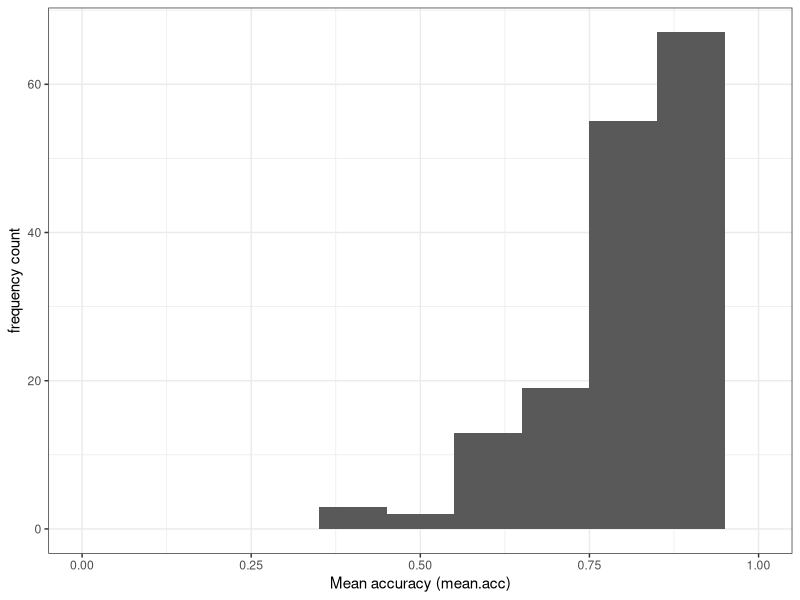
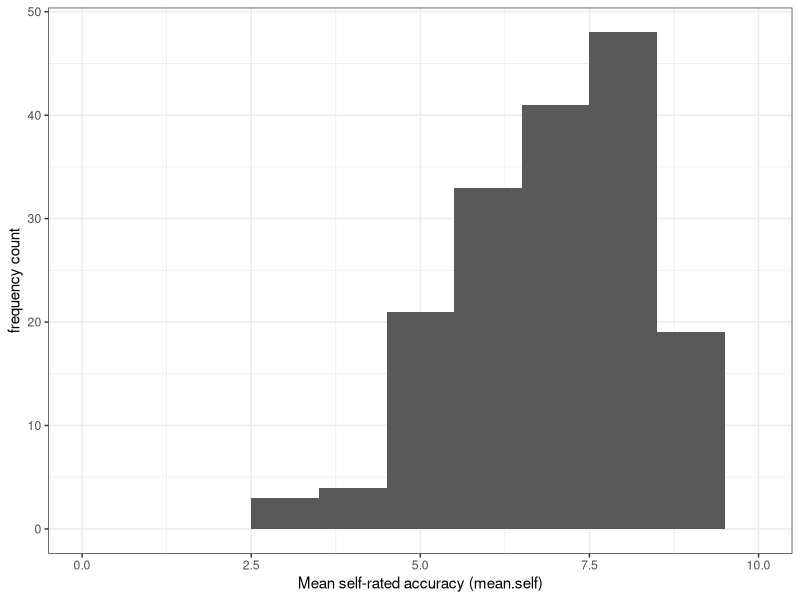
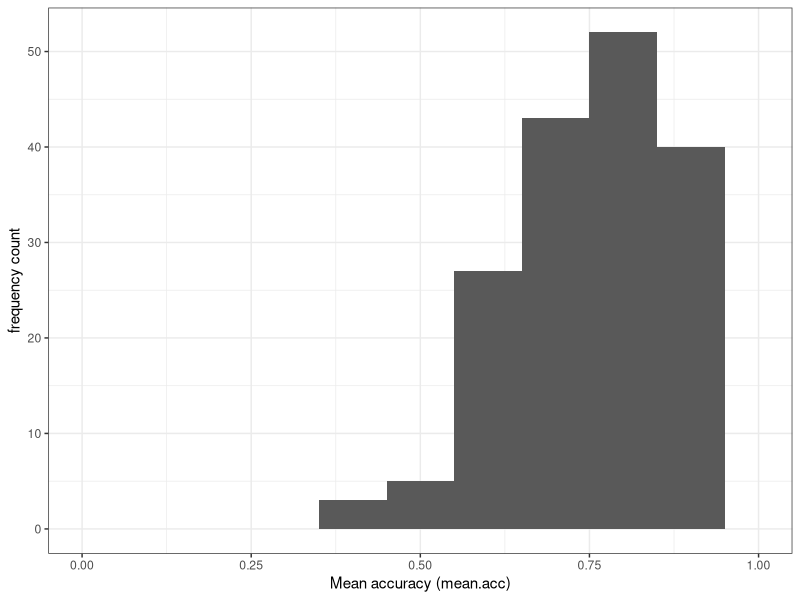
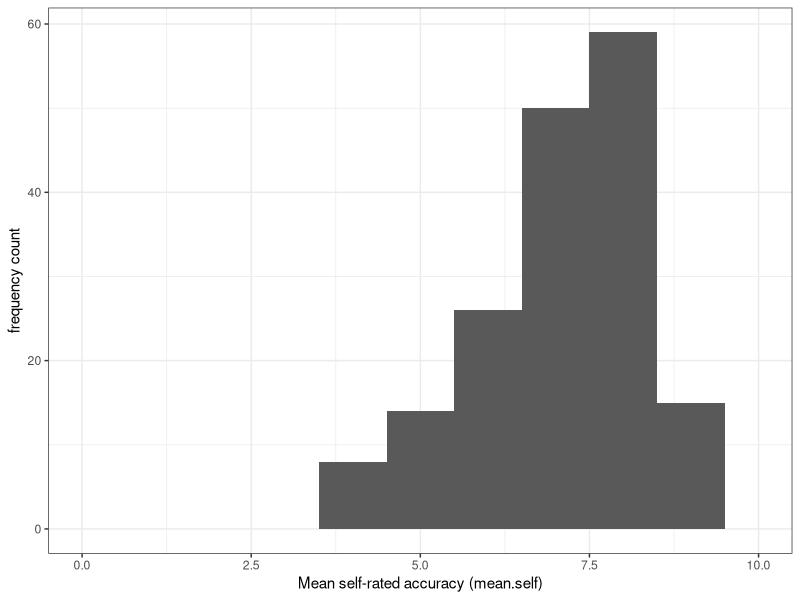
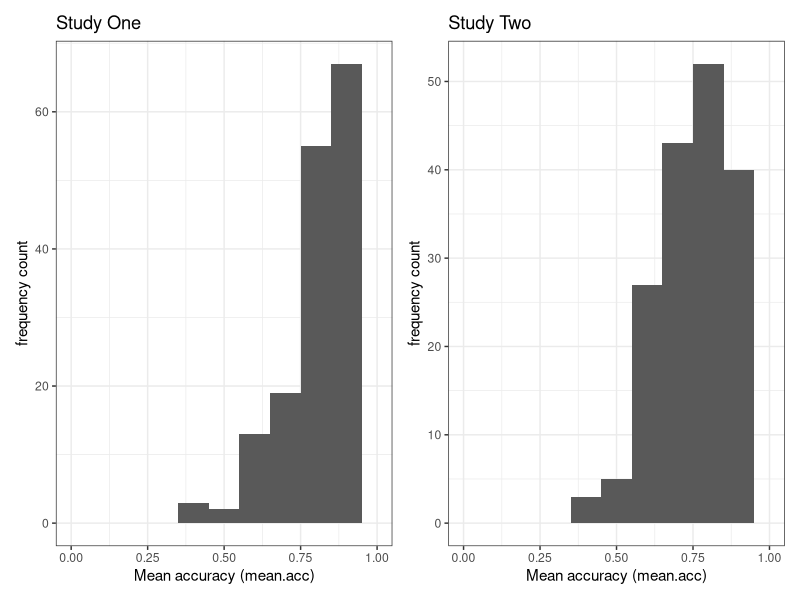
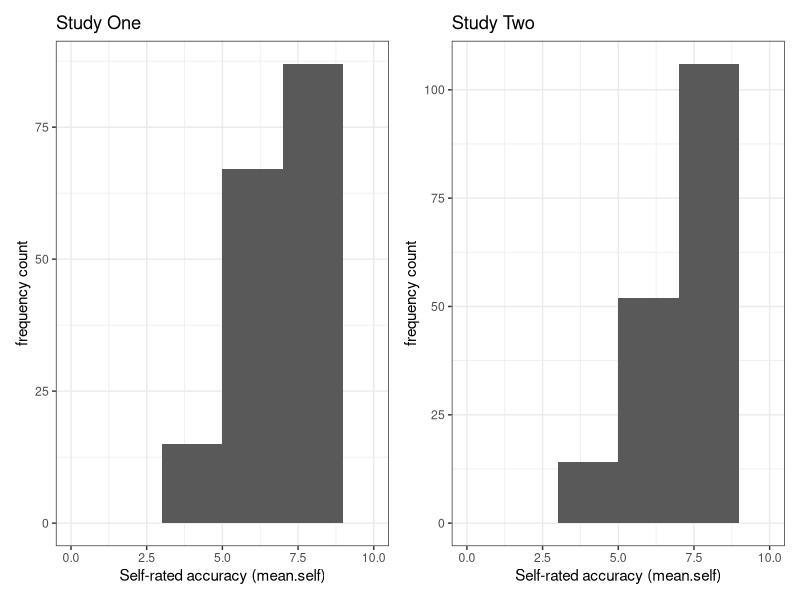
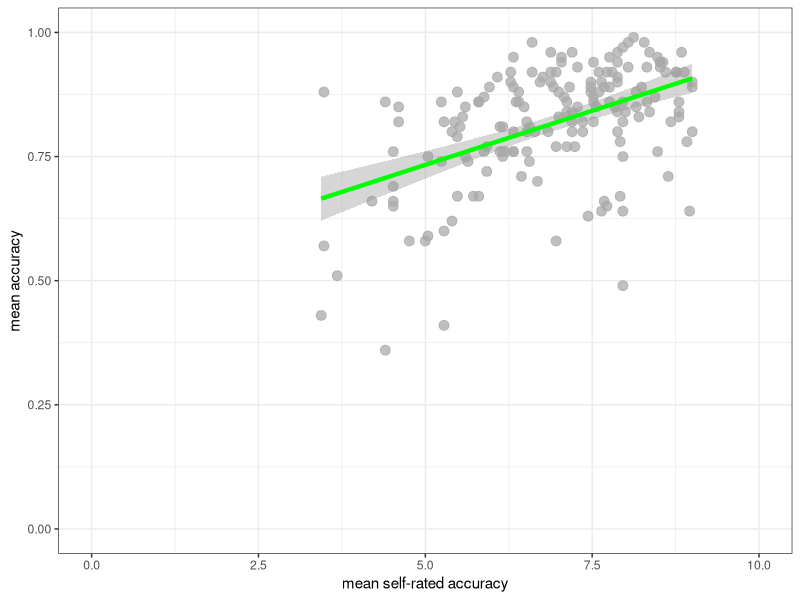
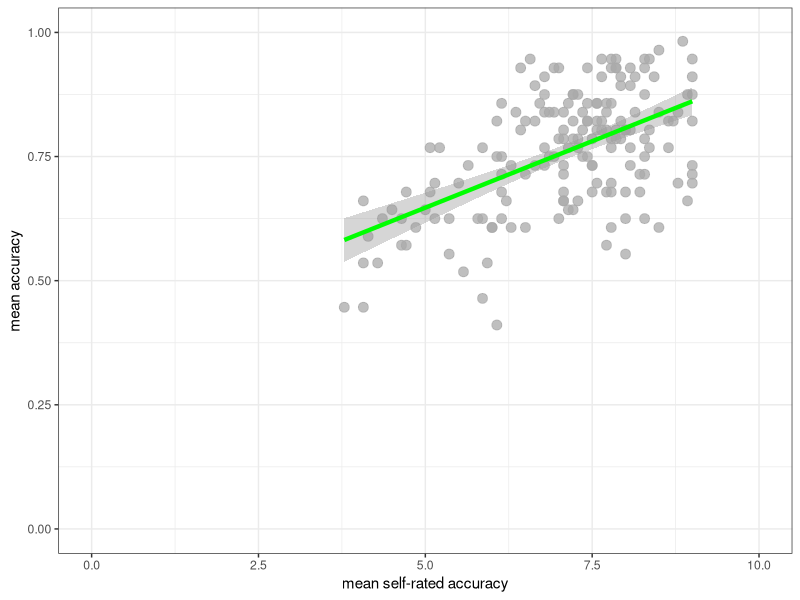

Recreate these plots in R, in order.
## ---- chunk 1
knitr::opts_chunk$set(echo = TRUE)
## ---- chunk 2
rm(list=ls())                            
## ---- chunk 3
library("ggeffects")
library("patchwork")
library("tidyverse")
## ---- chunk 4
study.one.gen <- read_csv("study-one-general-participants.csv")  
study.two.gen <- read_csv("study-two-general-participants.csv")  
## ---- chunk 5
summary(study.one.gen)
summary(study.two.gen)
## ---- chunk 6
ggplot(data = study.one.gen, aes(x = mean.acc)) + 
  geom_histogram(binwidth = .1) +
  theme_bw() +
  labs(x = "Mean accuracy (mean.acc)", y = "frequency count") +
  xlim(0, 1)

ggplot(data = study.one.gen, aes(x = mean.self)) + 
  geom_histogram(binwidth = 1) +
  theme_bw() +
  labs(x = "Mean self-rated accuracy (mean.self)", y = "frequency count") +
  xlim(0,10)

ggplot(data = study.two.gen, aes(x = mean.acc)) + 
  geom_histogram(binwidth = .1) +
  theme_bw() +
  labs(x = "Mean accuracy (mean.acc)", y = "frequency count") +
  xlim(0, 1)

ggplot(data = study.two.gen, aes(x = mean.self)) + 
  geom_histogram(binwidth = 1) +
  theme_bw() +
  labs(x = "Mean self-rated accuracy (mean.self)", y = "frequency count") +
  xlim(0,10)
## ---- chunk 7
plot.one <- ggplot(data = study.one.gen, aes(x = mean.acc)) + 
  geom_histogram(binwidth = .1) +
  theme_bw() +
  labs(x = "Mean accuracy (mean.acc)", y = "frequency count", title = "Study One") +
  xlim(0, 1)

plot.two <- ggplot(data = study.two.gen, aes(x = mean.acc)) + 
  geom_histogram(binwidth = .1) +
  theme_bw() +
  labs(x = "Mean accuracy (mean.acc)", y = "frequency count", title = "Study Two") +
  xlim(0, 1)
## ---- chunk 8
plot.one + plot.two
## ---- chunk 9
plot.one <- ggplot(data = study.one.gen, aes(x = mean.self)) + 
  geom_histogram(binwidth = 2) +
  theme_bw() +
  labs(x = "Self-rated accuracy (mean.self)", y = "frequency count", title = "Study One") +
  xlim(0, 10)

plot.two <- ggplot(data = study.two.gen, aes(x = mean.self)) + 
  geom_histogram(binwidth = 2) +
  theme_bw() +
  labs(x = "Self-rated accuracy (mean.self)", y = "frequency count", title = "Study Two") +
  xlim(0, 10)
## ---- chunk 10
plot.one + plot.two
## ---- chunk 11
ggplot(data = study.one.gen, aes(x = mean.self, y = mean.acc)) +
  geom_point(alpha = 0.75, size = 3, colour = "darkgrey") +
  geom_smooth(method = "lm", size = 1.5, colour = "green") +
  theme_bw() +
  labs(x = "mean self-rated accuracy", y = "mean accuracy") +
  xlim(0, 10) + ylim(0, 1)

ggplot(data = study.two.gen, aes(x = mean.self, y = mean.acc)) +
  geom_point(alpha = 0.75, size = 3, colour = "darkgrey") +
  geom_smooth(method = "lm", size = 1.5, colour = "green") +
  theme_bw() +
  labs(x = "mean self-rated accuracy", y = "mean accuracy") +
  xlim(0, 10) + ylim(0, 1)
## ---- chunk 12
plot.one <- ggplot(data = study.one.gen, aes(x = mean.self, y = mean.acc)) +
  geom_point(alpha = 0.75, size = 3, colour = "darkgrey") +
  geom_smooth(method = "lm", size = 1.5, colour = "green") +
  theme_bw() +
  labs(x = "mean self-rated accuracy", y = "mean accuracy", title = "Study One") +
  xlim(0, 10) + ylim(0, 1)

plot.two <- ggplot(data = study.two.gen, aes(x = mean.self, y = mean.acc)) +
  geom_point(alpha = 0.75, size = 3, colour = "darkgrey") +
  geom_smooth(method = "lm", size = 1.5, colour = "green") +
  theme_bw() +
  labs(x = "mean self-rated accuracy", y = "mean accuracy", title = "Study Two") +
  xlim(0, 10) + ylim(0, 1)
## ---- chunk 13
plot.one + plot.two
## ---- chunk 14
cor.test(study.one.gen$mean.acc, study.one.gen$mean.self, method = "pearson",  alternative = "two.sided")
## ---- chunk 15
cor.test(study.two.gen$mean.acc, study.two.gen$mean.self, method = "pearson",  alternative = "two.sided")
## ---- chunk 16
model <- lm(mean.acc ~ HLVA + SHIPLEY + FACTOR3, data = study.one.gen)
summary(model)
## ---- chunk 17
model <- lm(mean.acc ~ HLVA + SHIPLEY + FACTOR3, data = study.two.gen)
summary(model)
## ---- chunk 18
model.one <- lm(mean.acc ~ HLVA + SHIPLEY + FACTOR3, data = study.one.gen)
summary(model.one)
model.two <- lm(mean.acc ~ HLVA + SHIPLEY + FACTOR3, data = study.two.gen)
summary(model.two)
## ---- chunk 19
dat.one <- ggpredict(model.one, "SHIPLEY")
plot.one <- plot(dat.one) + labs(title = "Study One")
dat.two <- ggpredict(model.two, "SHIPLEY")
plot.two <- plot(dat.two) + labs(title = "Study Two")
## ---- chunk 20
plot.one + plot.two
